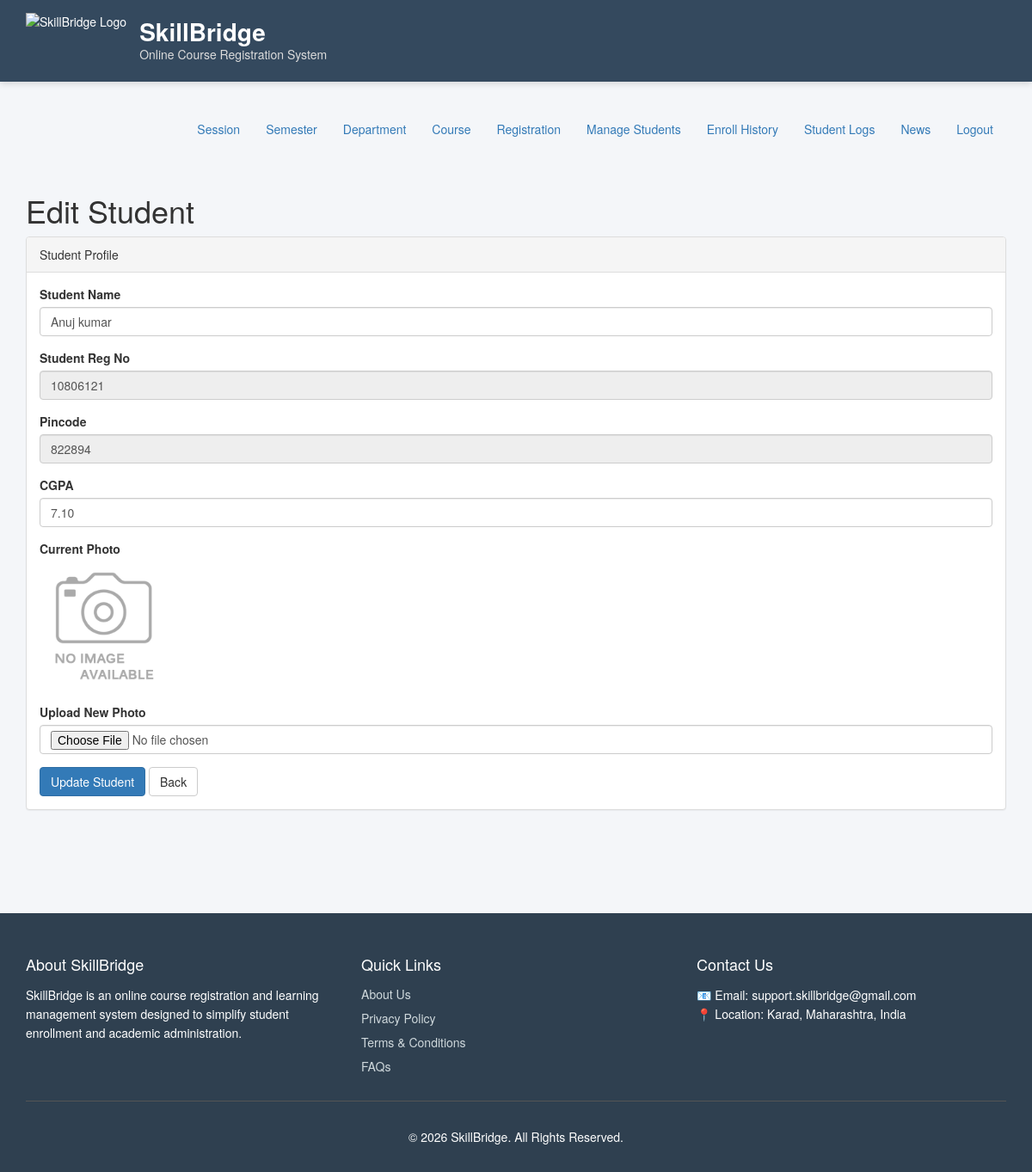
The page /admin/edit-student-profile.php?id=10806121 (signed in) on the database its author committed.
### tables this page shows
CREATE TABLE `students` (
  `StudentRegno` varchar(255) NOT NULL,
  `studentPhoto` varchar(255) DEFAULT NULL,
  `password` varchar(255) DEFAULT NULL,
  `studentName` varchar(255) DEFAULT NULL,
  `pincode` varchar(255) DEFAULT NULL,
  `session` varchar(255) DEFAULT NULL,
  `department` varchar(255) DEFAULT NULL,
  `semester` varchar(255) DEFAULT NULL,
  `cgpa` decimal(10,2) DEFAULT NULL,
  `creationdate` timestamp NULL DEFAULT current_timestamp(),
  `updationDate` varchar(255) DEFAULT NULL
);

### admin/edit-student-profile.php (the view, shortened to what this page needs)
<?php
require_once('includes/config.php');
$regid = intval($_GET['id']);
$stmt = mysqli_prepare($con, "SELECT * FROM students WHERE StudentRegno=?");
mysqli_stmt_bind_param($stmt, "i", $regid);
mysqli_stmt_execute($stmt);
$result = mysqli_stmt_get_result($stmt);
$row = mysqli_fetch_assoc($result);
?>
<?php include('includes/header.php'); ?>
<?php include('includes/menubar.php'); ?>
<div class="content-wrapper">
<div class="container">
<div class="row">
    <div class="col-md-12">
        <h1 class="page-head-line">Edit Student</h1>
    </div>
</div>
<?php if ($row) { ?>
<div class="panel panel-default">
<div class="panel-heading">Student Profile</div>
<div class="panel-body">
<form method="post" enctype="multipart/form-data">
<div class="form-group">
    <label>Student Name</label>
    <input type="text" name="studentname" class="form-control"
           value="<?php echo htmlentities($row['studentName']); ?>" required>
</div>
<div class="form-group">
    <label>Student Reg No</label>
    <input type="text" class="form-control"
           value="<?php echo htmlentities($row['StudentRegno']); ?>" readonly>
</div>
<div class="form-group">
    <label>Pincode</label>
    <input type="text" class="form-control"
           value="<?php echo htmlentities($row['pincode']); ?>" readonly>
</div>
<div class="form-group">
    <label>CGPA</label>
    <input type="number" step="0.01" name="cgpa" class="form-control"
           value="<?php echo htmlentities($row['cgpa']); ?>" required>
</div>
<div class="form-group">
    <label>Current Photo</label><br>
    <?php if ($row['studentPhoto'] == "") { ?>
        <img src="../studentphoto/noimage.png" width="150">
    <?php } else { ?>
        <img src="../studentphoto/<?php echo htmlentities($row['studentPhoto']); ?>" width="150">
    <?php } ?>
</div>
<div class="form-group">
    <label>Upload New Photo</label>
    <input type="file" name="photo" class="form-control">
</div>
<button type="submit" name="submit" class="btn btn-primary">
    Update Student
</button>
<a href="manage-students.php" class="btn btn-default">Back</a>
</form>
</div>
</div>
<?php } else { ?>
<div class="alert alert-danger">Student not found</div>
<?php } ?>
</div>
</div>
<?php include('includes/footer.php'); ?>

### assets/css/style.css (style rules this page uses)
h1, h2, h3 { color:#333; }
.btn-primary { background:#337AB7; border-color:#2E6DA4; color:#fff; }

### admin/includes/header.php (style rules this page uses)
body { background:#f4f6f9; margin:0; padding:0; }
.content-wrapper { min-height:550px; padding:30px 0; }

### rows shown on the page
students: studentname "Anuj kumar", StudentRegno "10806121", pincode "822894", cgpa "7.10"
